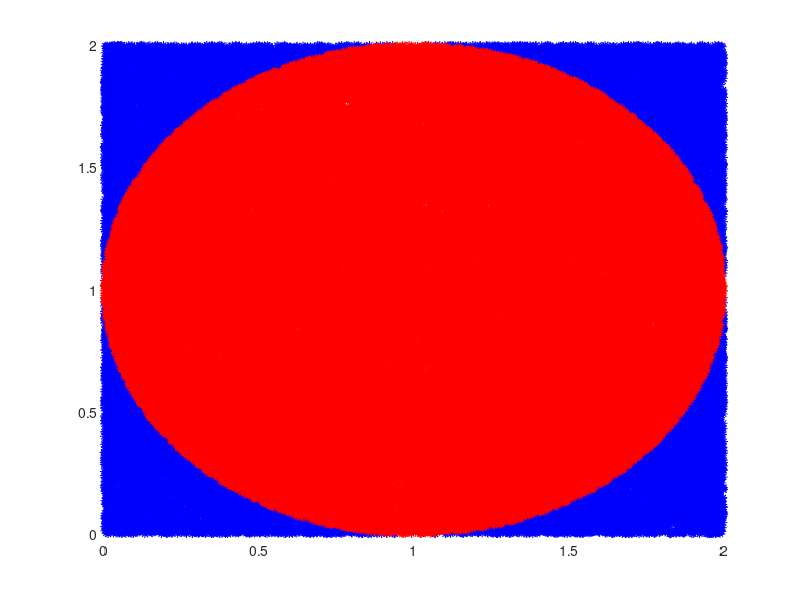

Reproduce this figure in MATLAB.
clear all
close all
clc



% circle centered at 1,1
radius = 1; %radius of circle
n = 100000; % number of monticarlo runs
x=2.*rand(1,n);
y=2.*rand(1,n);
cent_x = 1;
cent_y = 1;

outRad = radius<(sqrt(((x-cent_x).^2)+((y-cent_y).^2)));
inRad = radius>(sqrt(((x-cent_x).^2)+((y-cent_y).^2)));

hold on
plot(x(outRad),y(outRad),'b*');
plot(x(~outRad),y(~outRad),'r*')

n_outRad = sum(double(outRad));
n_inRad = sum(double(inRad));

areaCircle = 4.*(n_inRad./(n));
%squares area-circle area
